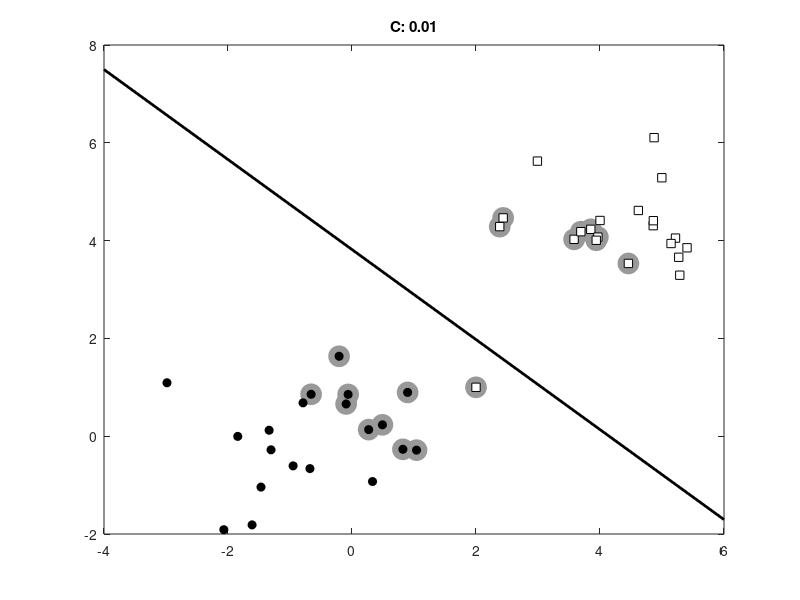

MATLAB code for this plot:
%% svmsoft.m
% From A First Course in Machine Learning, Chapter 5.
% Simon Rogers, 01/11/11 [simon.rogers@glasgow.ac.uk]
% Soft margin SVM
clear all;close all;


%% Generate the data
x = [randn(20,2);randn(20,2)+4];
t = [repmat(-1,20,1);repmat(1,20,1)];
% Add a bad point
x = [x;2 1];
t = [t;1];
%% Plot the data
ma = {'ko','ks'};
fc = {[0 0 0],[1 1 1]};
tv = unique(t);
figure(1); hold off
for i = 1:length(tv)
    pos = find(t==tv(i));
    plot(x(pos,1),x(pos,2),ma{i},'markerfacecolor',fc{i});
    hold on
end

%% Setup the optimisation problem
N = size(x,1);
K = x*x';
H = (t*t').*K + 1e-5*eye(N);
f = repmat(1,N,1);
A = [];b = [];
LB = repmat(0,N,1); UB = repmat(inf,N,1);
Aeq = t';beq = 0;


warning off
%% Loop over various values of the margin parameter
Cvals = [10 5 2 1 0.5 0.1 0.05 0.01];
for cv = 1:length(Cvals);
    %%
    UB = repmat(Cvals(cv),N,1);
    % Following line runs the SVM
    alpha = quadprog(H,-f,A,b,Aeq,beq,LB,UB);
    % Compute the bias
    fout = sum(repmat(alpha.*t,1,N).*K,1)';
    pos = find(alpha>1e-6);
    bias = mean(t(pos)-fout(pos));
    %% Plot the data, decision boundary and Support vectors
    figure(1);hold off
    pos = find(alpha>1e-6);
    plot(x(pos,1),x(pos,2),'ko','markersize',15,'markerfacecolor',[0.6 0.6 0.6],...
        'markeredgecolor',[0.6 0.6 0.6]);
    hold on
    for i = 1:length(tv)
        pos = find(t==tv(i));
        plot(x(pos,1),x(pos,2),ma{i},'markerfacecolor',fc{i});
    end

    xp = xlim;
    yl = ylim;
    % Because this is a linear SVM, we can compute w and plot the decision
    % boundary exactly.
    w = sum(repmat(alpha.*t,1,2).*x,1)';
    yp = -(bias + w(1)*xp)/w(2);
    plot(xp,yp,'k','linewidth',2);
    ylim(yl);
    ti = sprintf('C: %g',Cvals(cv));
    title(ti);
end